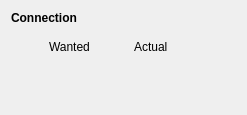
<?xml version="1.0" encoding="UTF-8"?>
<ui version="4.0">
 <class>CommsDebugWidget</class>
 <widget class="QWidget" name="CommsDebugWidget">
  <property name="geometry">
   <rect>
    <x>0</x>
    <y>0</y>
    <width>247</width>
    <height>115</height>
   </rect>
  </property>
  <property name="sizePolicy">
   <sizepolicy hsizetype="Minimum" vsizetype="Minimum">
    <horstretch>0</horstretch>
    <verstretch>0</verstretch>
   </sizepolicy>
  </property>
  <property name="windowTitle">
   <string>Form</string>
  </property>
  <layout class="QGridLayout" name="gridLayout">
   <item row="1" column="1">
    <layout class="QHBoxLayout" name="horizontalLayout_2">
     <item>
      <widget class="LightWidget" name="widgetStatusConnectionActual" native="true">
       <property name="sizePolicy">
        <sizepolicy hsizetype="Fixed" vsizetype="Fixed">
         <horstretch>0</horstretch>
         <verstretch>0</verstretch>
        </sizepolicy>
       </property>
       <property name="minimumSize">
        <size>
         <width>32</width>
         <height>32</height>
        </size>
       </property>
       <property name="maximumSize">
        <size>
         <width>32</width>
         <height>32</height>
        </size>
       </property>
       <property name="toolTip">
        <string>Validity of port. Green means OK.</string>
       </property>
      </widget>
     </item>
     <item>
      <widget class="QLabel" name="label_2">
       <property name="text">
        <string>Actual</string>
       </property>
      </widget>
     </item>
    </layout>
   </item>
   <item row="1" column="0">
    <layout class="QHBoxLayout" name="horizontalLayout_3">
     <item>
      <widget class="LightWidget" name="widgetStatusConnectionWanted" native="true">
       <property name="sizePolicy">
        <sizepolicy hsizetype="Fixed" vsizetype="Fixed">
         <horstretch>0</horstretch>
         <verstretch>0</verstretch>
        </sizepolicy>
       </property>
       <property name="minimumSize">
        <size>
         <width>32</width>
         <height>32</height>
        </size>
       </property>
       <property name="maximumSize">
        <size>
         <width>32</width>
         <height>32</height>
        </size>
       </property>
       <property name="toolTip">
        <string>Validity of port. Green means OK.</string>
       </property>
      </widget>
     </item>
     <item>
      <widget class="QLabel" name="label">
       <property name="text">
        <string>Wanted</string>
       </property>
      </widget>
     </item>
    </layout>
   </item>
   <item row="0" column="0">
    <widget class="QLabel" name="label_4">
     <property name="sizePolicy">
      <sizepolicy hsizetype="Minimum" vsizetype="Minimum">
       <horstretch>0</horstretch>
       <verstretch>0</verstretch>
      </sizepolicy>
     </property>
     <property name="font">
      <font>
       <weight>75</weight>
       <bold>true</bold>
      </font>
     </property>
     <property name="text">
      <string>Connection</string>
     </property>
    </widget>
   </item>
   <item row="1" column="2">
    <spacer name="horizontalSpacer">
     <property name="orientation">
      <enum>Qt::Horizontal</enum>
     </property>
     <property name="sizeHint" stdset="0">
      <size>
       <width>40</width>
       <height>20</height>
      </size>
     </property>
    </spacer>
   </item>
   <item row="2" column="0" colspan="3">
    <widget class="CouriersDebugWidget" name="widgetCouriersDebug" native="true">
     <property name="sizePolicy">
      <sizepolicy hsizetype="MinimumExpanding" vsizetype="MinimumExpanding">
       <horstretch>0</horstretch>
       <verstretch>0</verstretch>
      </sizepolicy>
     </property>
    </widget>
   </item>
  </layout>
 </widget>
 <customwidgets>
  <customwidget>
   <class>LightWidget</class>
   <extends>QWidget</extends>
   <header location="global">widgets/LightWidget.hpp</header>
   <container>1</container>
  </customwidget>
  <customwidget>
   <class>CouriersDebugWidget</class>
   <extends>QWidget</extends>
   <header location="global">widgets/debug/CouriersDebugWidget.hpp</header>
   <container>1</container>
  </customwidget>
 </customwidgets>
 <resources/>
 <connections/>
</ui>
